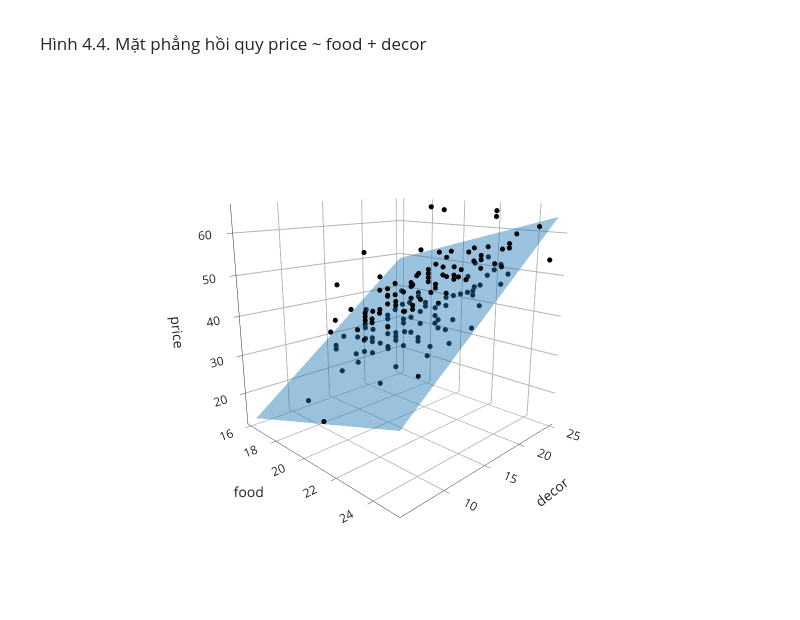

This figure's notebook cell:
### Markdown cell above
Mô hình $\widehat{price} = -15{,}97 + 2{,}87\, food - 1{,}46\, geowest$, với mức tham chiếu là `east` (đứng trước `west` theo bảng chữ cái). Diễn giải:

- `food`: với hai nhà hàng **cùng một phía** Manhattan, nhà hàng có điểm đồ ăn cao hơn 1 được dự báo có giá cao hơn khoảng 2,87 USD.
- `geowest`: với hai nhà hàng **cùng điểm đồ ăn**, nhà hàng phía tây được dự báo rẻ hơn nhà hàng phía đông khoảng 1,46 USD. Trên Hình 4.3, đó là khoảng cách thẳng đứng giữa hai đường tại bất kỳ lát cắt nào, ví dụ tại `food` = 18.

Nếu đổi mức tham chiếu sang `west`, mô hình thành $-17{,}43 + 2{,}87\, food + 1{,}46\, geoeast$: cùng hai đường thẳng, chỉ đổi cách viết.

### 4.4 Ba biến số

Mô hình `price ~ food + decor` có một biến phụ thuộc và hai biến giải thích số:

$$
\widehat{price} = -24{,}5 + 1{,}64\, food + 1{,}88\, decor .
$$

Không còn là hai đường thẳng: với hai biến giải thích số, mô hình mô tả một **mặt phẳng** trong không gian ba chiều. Độ nghiêng theo chiều `decor` dốc hơn một chút so với chiều `food`, đúng như hệ số 1,88 lớn hơn 1,64. Hình dưới xoay được bằng chuột; hãy xoay tới góc nhìn dọc theo mặt phẳng để thấy các điểm nằm trên và dưới nó, và rê chuột lên một điểm để xem tên nhà hàng.

### Code cell
X = np.column_stack([np.ones(len(zagat)), zagat["food"], zagat["decor"]])
d0, d_food, d_decor = np.linalg.lstsq(X, zagat["price"], rcond=None)[0]
print(f"price^ = {d0:.2f} + {d_food:.3f}·food + {d_decor:.3f}·decor")

F, De = np.meshgrid(np.linspace(16, 25, 10), np.linspace(6, 25, 10))
fig = go.Figure()
fig.add_trace(go.Surface(x=F, y=De, z=d0 + d_food * F + d_decor * De, opacity=0.45, showscale=False,
                         colorscale=[[0, "#1f77b4"], [1, "#1f77b4"]], hoverinfo="skip", name="mặt phẳng hồi quy"))
fig.add_trace(go.Scatter3d(x=zagat["food"], y=zagat["decor"], z=zagat["price"], mode="markers",
                           marker=dict(size=3, color="black"), text=zagat["restaurant"], name="nhà hàng",
                           hovertemplate="%{text}<br>food %{x}, decor %{y}<br>price %{z} USD<extra></extra>"))
# Phần code này để thêm title, tên trục, định dạng chiều dài/rộng của plot và thêm lưới (Grid), các bạn không cần quan tâm lắm đến đoạn này
fig.update_layout(
    title="Hình 4.4. Mặt phẳng hồi quy price ~ food + decor",
    width=800,
    height=620,
    scene=dict(
        xaxis=dict(
            title="food",
            showgrid=True,
            gridcolor="rgba(0,0,0,0.3)"
        ),
        yaxis=dict(
            title="decor",
            showgrid=True,
            gridcolor="rgba(0,0,0,0.3)"
        ),
        zaxis=dict(
            title="price",
            showgrid=True,
            gridcolor="rgba(0,0,0,0.3)"
        ),
        camera=dict(
            eye=dict(x=1.6, y=-1.6, z=0.6)
        )
    )
)


fig.show()

### Figure 1 — Plotly figure (JSON) as saved in the notebook; plotly's stock layout.template omitted (floating-point values rounded to 4 significant figures; data arrays with more than 128 entries replaced by an {"elided": "..."} marker saying what was removed)
{"data": [{"colorscale": [[0, "#1f77b4"], [1, "#1f77b4"]], "hoverinfo": "skip", "name": "mặt phẳng hồi quy", "opacity": 0.45, "showscale": false, "type": "surface", "x": [[16.0, 17.0, 18.0, 19.0, 20.0, 21.0, 22.0, 23.0, 24.0, 25.0], [16.0, 17.0, 18.0, 19.0, 20.0, 21.0, 22.0, 23.0, 24.0, 25.0], [16.0, 17.0, 18.0, 19.0, 20.0, 21.0, 22.0, 23.0, 24.0, 25.0], [16.0, 17.0, 18.0, 19.0, 20.0, 21.0, 22.0, 23.0, 24.0, 25.0], [16.0, 17.0, 18.0, 19.0, 20.0, 21.0, 22.0, 23.0, 24.0, 25.0], [16.0, 17.0, 18.0, 19.0, 20.0, 21.0, 22.0, 23.0, 24.0, 25.0], [16.0, 17.0, 18.0, 19.0, 20.0, 21.0, 22.0, 23.0, 24.0, 25.0], [16.0, 17.0, 18.0, 19.0, 20.0, 21.0, 22.0, 23.0, 24.0, 25.0], [16.0, 17.0, 18.0, 19.0, 20.0, 21.0, 22.0, 23.0, 24.0, 25.0], [16.0, 17.0, 18.0, 19.0, 20.0, 21.0, 22.0, 23.0, 24.0, 25.0]], "y": [[6.0, 6.0, 6.0, 6.0, 6.0, 6.0, 6.0, 6.0, 6.0, 6.0], [8.111, 8.111, 8.111, 8.111, 8.111, 8.111, 8.111, 8.111, 8.111, 8.111], [10.22, 10.22, 10.22, 10.22, 10.22, 10.22, 10.22, 10.22, 10.22, 10.22], [12.33, 12.33, 12.33, 12.33, 12.33, 12.33, 12.33, 12.33, 12.33, 12.33], [14.44, 14.44, 14.44, 14.44, 14.44, 14.44, 14.44, 14.44, 14.44, 14.44], [16.56, 16.56, 16.56, 16.56, 16.56, 16.56, 16.56, 16.56, 16.56, 16.56], [18.67, 18.67, 18.67, 18.67, 18.67, 18.67, 18.67, 18.67, 18.67, 18.67], [20.78, 20.78, 20.78, 20.78, 20.78, 20.78, 20.78, 20.78, 20.78, 20.78], [22.89, 22.89, 22.89, 22.89, 22.89, 22.89, 22.89, 22.89, 22.89, 22.89], [25.0, 25.0, 25.0, 25.0, 25.0, 25.0, 25.0, 25.0, 25.0, 25.0]], "z": [[13.13, 14.78, 16.42, 18.07, 19.71, 21.36, 23.01, 24.65, 26.3, 27.95], [17.1, 18.75, 20.4, 22.04, 23.69, 25.33, 26.98, 28.63, 30.27, 31.92], [21.08, 22.72, 24.37, 26.02, 27.66, 29.31, 30.95, 32.6, 34.25, 35.89], [25.05, 26.7, 28.34, 29.99, 31.63, 33.28, 34.93, 36.57, 38.22, 39.87], [29.02, 30.67, 32.32, 33.96, 35.61, 37.25, 38.9, 40.55, 42.19, 43.84], [33.0, 34.64, 36.29, 37.93, 39.58, 41.23, 42.87, 44.52, 46.17, 47.81], [36.97, 38.62, 40.26, 41.91, 43.55, 45.2, 46.85, 48.49, 50.14, 51.78], [40.94, 42.59, 44.23, 45.88, 47.53, 49.17, 50.82, 52.47, 54.11, 55.76], [44.92, 46.56, 48.21, 49.85, 51.5, 53.15, 54.79, 56.44, 58.08, 59.73], [48.89, 50.53, 52.18, 53.83, 55.47, 57.12, 58.77, 60.41, 62.06, 63.7]]}, {"hovertemplate": "%{text}<br>food %{x}, decor %{y}<br>price %{z} USD<extra></extra>", "marker": {"color": "black", "size": 3}, "mode": "markers", "name": "nhà hàng", "text": {"elided": "168 str values"}, "type": "scatter3d", "x": {"elided": "168 float values"}, "y": {"elided": "168 float values"}, "z": {"elided": "168 float values"}}], "layout": {"height": 620, "scene": {"camera": {"eye": {"x": 1.6, "y": -1.6, "z": 0.6}}, "xaxis": {"gridcolor": "rgba(0,0,0,0.3)", "showgrid": true, "title": {"text": "food"}}, "yaxis": {"gridcolor": "rgba(0,0,0,0.3)", "showgrid": true, "title": {"text": "decor"}}, "zaxis": {"gridcolor": "rgba(0,0,0,0.3)", "showgrid": true, "title": {"text": "price"}}}, "title": {"text": "Hình 4.4. Mặt phẳng hồi quy price ~ food + decor"}, "width": 800}}
